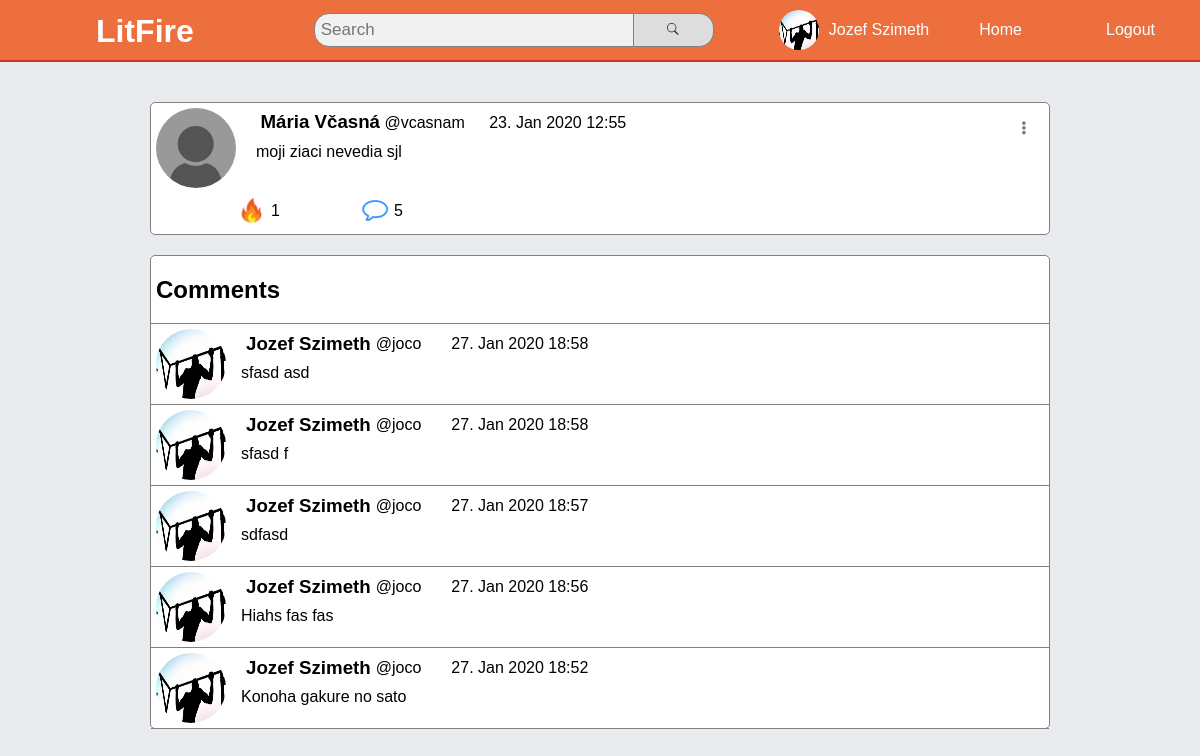
/site/post/vcasnam-f5f82263-29b0-4e78-b690-491ada9e5240/ (signed in), run on an earlier commit of the app's database.
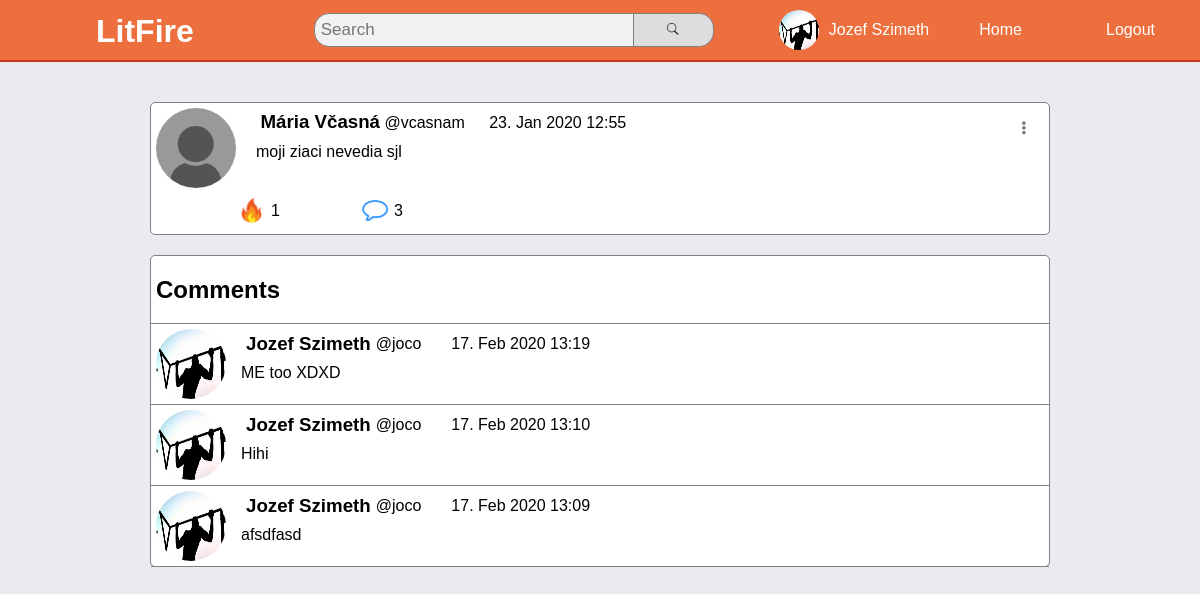
And on a later commit of the database.
### account/models.py (models this page shows, shortened)
class Account(AbstractBaseUser):
    email        = models.EmailField(verbose_name="email", max_length=60, unique=True)
    username     = models.CharField(max_length=30, unique=True)
    date_joined  = models.DateTimeField(verbose_name="date joined", auto_now_add=True)
    last_login   = models.DateTimeField(verbose_name="last login", auto_now=True)
    is_admin     = models.BooleanField(default=False)
    is_active    = models.BooleanField(default=True)
    is_staff     = models.BooleanField(default=False)
    is_superuser = models.BooleanField(default=False)
    full_name     = models.CharField(max_length=60)
    date_of_birth = models.DateField(verbose_name="birth date", editable=True, blank=True, null=True)
    profile_picture = models.ImageField(upload_to=upload_profile_location, blank=True, default='default_images/default_profile.png')
    banner_picture = models.ImageField(upload_to=upload_banner_location, blank=True, default='default_images/default_banner.png')
    residency = models.CharField(max_length=85, blank=True)
    about = models.TextField(blank=True)
    followers = models.ManyToManyField(settings.AUTH_USER_MODEL, related_name="followers_users", symmetrical=False, blank=True)
    following = models.ManyToManyField(settings.AUTH_USER_MODEL, related_name="followed_users", symmetrical=False, blank=True)
    GENDER_CHOICES = (
        ('M', 'Male'),
        ('F', 'Female'),
        ('E', 'Something else')
    )
    gender = models.CharField(max_length=1, choices=GENDER_CHOICES, blank=True)
    USERNAME_FIELD = "email"
    REQUIRED_FIELDS = ["username", "full_name"]
    objects = MyAccountManager()

### media/models.py (models this page shows, shortened)
class StatusPost(models.Model):
    author      = models.ForeignKey(settings.AUTH_USER_MODEL, on_delete=models.CASCADE)
    post_id     = models.UUIDField(primary_key=True, default=uuid.uuid4, editable=False)
    text        = models.TextField(max_length=250, null=False, blank=False)
    image       = models.ImageField(upload_to=upload_location, blank=True)
    date_posted = models.DateTimeField(verbose_name="date posted", auto_now_add=True)
    slug        = models.SlugField(blank=True, unique=True)
    likes       = models.ManyToManyField(settings.AUTH_USER_MODEL, related_name="likes", symmetrical=False, blank=True)

### comments/models.py (models this page shows, shortened)
class Comment(models.Model):
    user = models.ForeignKey(settings.AUTH_USER_MODEL, on_delete=models.CASCADE)
    post = models.ForeignKey(StatusPost, on_delete=models.CASCADE)
    text = models.TextField(max_length=250, null=False, blank=False)
    time = models.DateTimeField(auto_now_add=True)

### media/views.py (the view)
# urls.py: path('post/<slug:slug>/', post_view, name='post'),
@login_required()
def post_view(request, slug):
    context = {
        "slug": slug,
        "token": Token.objects.get(user=request.user)
    }
    try:
        post = StatusPost.objects.get(slug=slug)
        context["post"] = post
        context["comments"] = commentCount(post)
        context["commentContent"] = getComments(post)
    except StatusPost.DoesNotExist:
        return HttpResponseNotFound("Something went wrong, post cannot be opened.")
    return render(request, 'media/post_page.html', context)

### media/views.py (called while the page is built)
def commentCount(posts):
    if isinstance(posts, QuerySet):
        list_of_values = []
        for post in posts:
            comments = Comment.objects.filter(post=post)
            list_of_values.append(len(comments))
        return list_of_values
    comments = Comment.objects.filter(post=posts)
    return len(comments)

def getComments(post):
    comments = Comment.objects.filter(post=post)
    return comments.order_by('-time')

### media/templates/media/post_page.html (shortened to what this page needs)
{% extends "media/base.html" %}
{% block content %}
    <div class="content-container">
        {% include "media/post.html" %}
        <div class="comments">
            <h2>Comments</h2>
            {% for comment in commentContent %}
                <div class="comment-body">
                    <div class="comment-head">
                        <img src="{{ comment.user.profile_picture.url }}" alt="user-profile-picture" class="comment-profile-pic">
                        <div class="flexor">
                            <a href="{% url 'profile' comment.user.username %}">
                                <h3>{{ comment.user.full_name }}</h3>
                            </a>
                            <p style="margin-left: 5px;">@{{ comment.user.username}}</p>
                            <p style="margin-left: 30px;">{{ comment.time|date:"j. M Y H:i" }}</p>
                        </div>
                    </div>
                    <p class="comment-text">{{ comment.text }}</p>
                </div>
            {% endfor %}
        </div>
    </div>
{% endblock content %}

### media/templates/media/base.html (shortened to what this page needs)
<!DOCTYPE html>
<html lang="en">
<head>
    {% load static %}
    <link rel="stylesheet" href="{% static 'media/css/global_style.css' %}">
    <link rel="stylesheet" href="{% static 'media/css/headbar_style.css' %}">
    <link rel="stylesheet" href="{% static 'media/css/post_style.css' %}">
</head>
<body>
    <div class="headbar">
        <div class="branding">
            <h1><a href="{% url 'home' %}">LitFire</a></h1>
        </div>
        <div class="usertools">
            <form action="{% url 'search_detail' %}" method="GET">
                <div class="searchbar">
                    <input name="q" type="search" placeholder="Search" id="search-bar" autocomplete="off">
                    <button type="submit"><img src="{% static 'media/images/search.png' %}" width="12px" height="12px"></button>
                </div>
            </form>
            <div class="links">
                <a href="{% url 'profile' request.user.username %}" id="profile-link" class="navbar-link">
                    <img src="{{ request.user.profile_picture.url }}" id="home-profile-picture">
                    <span style="white-space: nowrap;">{{ request.user.full_name }}</span>
                </a>
                <a href="{% url 'home' %}" class="adjust-link navbar-link">Home</a>
            </div>
        </div>
        <div class="logout">
            <a href="{% url 'logout' %}" class="adjust-link navbar-link">Logout</a>
        </div>
    </div>
    {% block content %}{% endblock %}
</body>
</html>

### media/templates/media/post.html (shortened to what this page needs)
{% load static %}
{% load array_access %}
<div class="post">
    <div class="post-header">
        <a href="{% url 'profile' post.author.username %}">
            <img src="{{post.author.profile_picture.url}}" alt="userProfile" class="profile-on-post">
        </a>
        <div class="post-user-info">
            <a href="{% url 'profile' post.author.username %}">
                <h3 class="full-name">{{ post.author.full_name }}</h3>
            </a>
            <p>@{{post.author.username}}</p>
            <p class="post-date">{{ post.date_posted|date:"j. M Y H:i" }}</p>
        </div>
        <div class="status-options-container">
            <img src="{% static 'media/images/options.png' %}" class="options-button-img" alt="options">
        </div>
    </div>
    <div class="post-body">
        <p>{{post.text}}</p>
    </div>
    <div class="post-footer">
        <div id="like-button" class="like-button">
            {% if request.user in post.likes.all %}
                <img src="{% static 'media/images/fire-up-lit-logo.png' %}" class="clickablepart" alt="fire-up">
            {% else %}
            <img src="{% static 'media/images/fire-up-none-logo.png' %}" class="clickablepart" alt="fire-up">
            {% endif %}
            <p class="number-of-likes">{{ post.likes.all|length }}</p>
        </div>
        <div class="comment-button">
            <img src="{% static 'media/images/comment-icon.png' %}" alt="comment-icon" class="comment-icon">
            {% if not i == None %}
                <p class="number-of-comments">{{ comments|indexOf:i }}</p>
            {% else %}
                <p class="number-of-comments">{{ comments }}</p>
            {% endif %}
        </div>
    </div>
</div>

### media/static/media/css/global_style.css (style rules this page uses)
body { font-family: Arial, Helvetica, sans-serif; margin: 0; background-color: #e9ebee; }
a { text-decoration: none; color: white; }
.content-container { width: 75%; min-width: 800px; margin: 0 auto; margin-top: 40px; }
.post { background-color: white; padding: 5px; border: solid gray 1px; border-radius: 5px; margin: 0 5px 15px; position: relative; }

### media/static/media/css/headbar_style.css (style rules this page uses)
.headbar { display: flex; background-color: rgb(236, 111, 61); border-bottom: rgb(199, 56, 31) solid 2px; min-width: 1200px; height: 60px; }
.branding { margin-left: 8%; }
.branding h1 { margin-top: 13px; }
.usertools { display: flex; justify-items: center; align-items: center; width: 50%; margin: 0 auto 0 10%; }
.navbar-link { border-radius: 10px; }
.searchbar { min-width: 300px; width: 400px; }
.searchbar input { padding: 6px; font-size: 17px; border: 1px solid grey; float: left; width: 80%; background: #f1f1f1; border-radius: 15px 0 0 15px; }
.searchbar button { float: left; width: 20%; padding: 6px; background: rgb(221, 221, 221); font-size: 17px; border: 1px solid grey; border-left: none; cursor: pointer; border-radius: 0 15px 15px 0; }
.links { display: flex; align-items: center; margin-left: 60px; }
.links a { margin-right: 40px; }
.adjust-link { padding: 12px 5px; }
#home-profile-picture { width: 40px; height: 40px; border-radius: 25px; margin-right: 10px; }
#profile-link { display: flex; align-items: center; padding: 2px 5px; }
.logout { height: 18px; margin: auto 0; margin-right: 40px; }

### media/static/media/css/post_style.css (style rules this page uses)
.profile-on-post { width: 80px; height: 80px; border-radius: 40px; }
.post-user-info { display: inline-block; position: relative; bottom: 60px; margin-left: 20px; }
.post-user-info a { color: black; }
.post-body { display: inline-block; position: relative; bottom: 50px; left: 100px; width: 80%; margin-bottom: -12px; }
.post-body p { margin: 0; margin-bottom: 20px; }
.post-header h3 { display: inline; }
.post-header p { display: inline; }
.post-date { margin-left: 20px; }
.status-options-container { width: 20px; height: 20px; float: right; margin: 10px; border-radius: 10px; }
.status-options-container img { width: 100%; height: 100%; }
.post-footer { display: flex; position: relative; bottom: 22px; margin-bottom: -18px; margin-left: 60px; }
.post-footer p { margin-left: 5px; }
#like-button { display: flex; align-items: center; width: 120px; height: 28px; }
#like-button img { width: 30px; height: 30px; border-radius: 20px; margin-left: 20px; }
.comment-button { display: flex; align-items: center; width: 120px; height: 28px; margin-left: 25px; }
.comment-button img { width: 28px; border-radius: 15px; }

### media/templates/media/post_page.html (style rules this page uses)
.post { max-width: 1000px; margin: 0 auto; }
.comments { margin: 0 auto; margin-top: 20px; margin-bottom: 60px; max-width: 1000px; border: solid 1px gray; border-radius: 5px; padding: 0 5px; background-color: white; }
.comment-body { border-top: solid 1px gray; border-bottom: solid 1px gray; padding: 5px; margin: -1px -5px; }
.comment-body a { color: black; }
.comment-profile-pic { width: 70px; height: 70px; border-radius: 35px; }
.comment-head { display: flex; }
.flexor { display: flex; align-items: center; position: relative; bottom: 20px; margin-left: 20px; }
.comment-text { margin: 0; position: relative; left: 85px; bottom: 35px; margin-bottom: -18px; max-width: 88%; }

What changed in the data, as far as the page shows it:
removed Comment: user.profile_picture (picture), user.full_name "Jozef Szimeth", user.username "joco", time "27. Jan 2020 18:58", text "sfasd asd"
removed Comment: user.profile_picture (picture), user.full_name "Jozef Szimeth", user.username "joco", time "27. Jan 2020 18:58", text "sfasd f"
removed Comment: user.profile_picture (picture), user.full_name "Jozef Szimeth", user.username "joco", time "27. Jan 2020 18:57", text "sdfasd"
removed Comment: user.profile_picture (picture), user.full_name "Jozef Szimeth", user.username "joco", time "27. Jan 2020 18:56", text "Hiahs fas fas"
removed Comment: user.profile_picture (picture), user.full_name "Jozef Szimeth", user.username "joco", time "27. Jan 2020 18:52", text "Konoha gakure no sato"
added Comment: user.profile_picture (picture), user.full_name "Jozef Szimeth", user.username "joco", time "17. Feb 2020 13:19", text "ME too XDXD"
added Comment: user.profile_picture (picture), user.full_name "Jozef Szimeth", user.username "joco", time "17. Feb 2020 13:10", text "Hihi"
added Comment: user.profile_picture (picture), user.full_name "Jozef Szimeth", user.username "joco", time "17. Feb 2020 13:09", text "afsdfasd"
Also different on the page:
{{ comments }}: "5" → "3"
